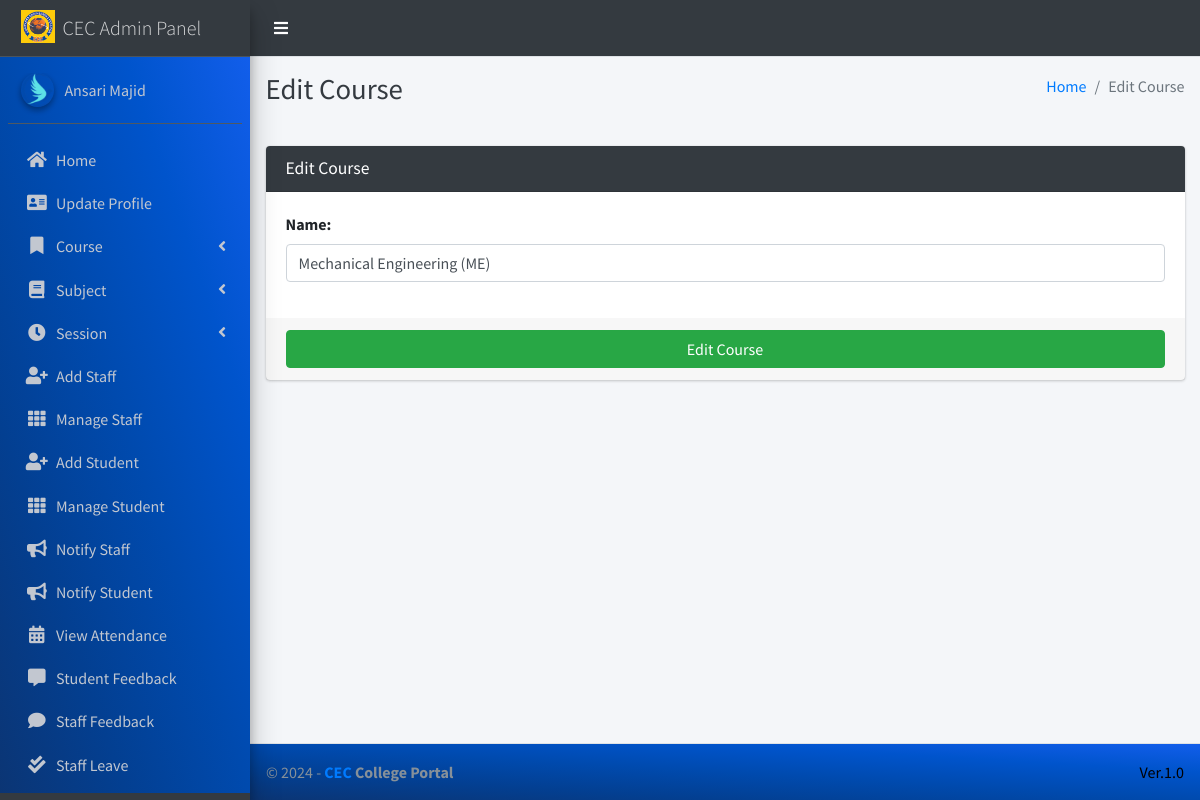
Screenshot of /course/edit/1 (signed in) with the database file from the repository.
### main_app/models.py (models this page shows, shortened)
class CustomUser(AbstractUser):
    USER_TYPE = ((1, "HOD"), (2, "Staff"), (3, "Student"))
    GENDER = [("M", "Male"), ("F", "Female")]
    username = None  # Removed username, using email instead
    email = models.EmailField(unique=True)
    user_type = models.CharField(default=1, choices=USER_TYPE, max_length=1)
    gender = models.CharField(max_length=1, choices=GENDER)
    profile_pic = models.ImageField()
    address = models.TextField()
    fcm_token = models.TextField(default="")  # For firebase notifications
    created_at = models.DateTimeField(auto_now_add=True)
    updated_at = models.DateTimeField(auto_now=True)
    USERNAME_FIELD = "email"
    REQUIRED_FIELDS = []
    objects = CustomUserManager()
    def __str__(self):
        return  self.first_name + " " + self.last_name

class Course(models.Model):
    name = models.CharField(max_length=120)
    created_at = models.DateTimeField(auto_now_add=True)
    updated_at = models.DateTimeField(auto_now=True)

### main_app/hod_views.py (the view, shortened to what this page needs)
def edit_course(request, course_id):
    instance = get_object_or_404(Course, id=course_id)
    form = CourseForm(request.POST or None, instance=instance)
    context = {
        'form': form,
        'course_id': course_id,
        'page_title': 'Edit Course'
    }
    return render(request, 'hod_template/edit_course_template.html', context)

### main_app/forms.py
class CourseForm(FormSettings):
    def __init__(self, *args, **kwargs):
        super(CourseForm, self).__init__(*args, **kwargs)
    class Meta:
        fields = ['name']
        model = Course

### main_app/templates/hod_template/edit_course_template.html
{% extends 'main_app/base.html' %}
{% load static %}
{% block page_title %}{{page_title}}{% endblock page_title %}
{% block content %}
<section class="content">
    <div class="container-fluid">
        <div class="row">
            <div class="col-md-12">
                <div class="card card-dark">
                    <div class="card-header">
                        <h3 class="card-title">{{page_title}}</h3>
                    </div>
                    {% include "main_app/form_template.html" with messages=messages  form=form button_text="Edit Course"%}
                </div>
            </div>
        </div>
    </div>
</section>
{% endblock content %}

### main_app/templates/main_app/sidebar_template.html (shortened to what this page needs)
{% load static %}
<aside class="main-sidebar sidebar-dark-info elevation-4">
    {% if request.user.user_type == '1' %}
    <a href="{% url 'admin_home' %}" class="brand-link">
        <img src="{% static 'dist/img/CECLogo.jpg' %} " alt="CEC LOGO"
            class="brand-image " >
        <span class="brand-text font-weight-light" >CEC Admin Panel</span>
    </a>
    <div class="sidebar" style="background-image: linear-gradient(to right top, #0b3574, #033f91, #004aae, #0054cc, #125eeb);">
        <div class="user-panel mt-3 pb-3 mb-3 d-flex">
            <div class="image">
                <img src="{{ request.user.profile_pic}}" class="img-circle elevation-2" alt="User Image">
            </div>
            <div class="info">
                <a href="#" class="d-block">{{user}}</a>
            </div>
        </div>
        <nav class="mt-2">
            <ul class="nav nav-pills nav-sidebar flex-column" data-widget="treeview" role="menu" data-accordion="false">
                <li class="nav-item">
                    {% url 'admin_home' as admin_home %}
                    <a href="{{admin_home}}" class="nav-link {% if admin_home == request.path %} active {% endif %}">
                        <i class="nav-icon fas fa-home"></i>
                        <p>
                            Home
                        </p>
                    </a>
                </li>
                <li class="nav-item">
                    {% url 'admin_view_profile' as admin_view_profile %}
                    <a href="{{admin_view_profile}}"
                        class="nav-link {% if admin_view_profile == request.path %} active {% endif %}">
                        <i class="nav-icon fas fa-address-card"></i>
                        <p>
                            Update Profile
                        </p>
                    </a>
                </li>
                <li class="nav-item has-treeview">
                    <a href="#" class="nav-link" >
                        <i class="nav-icon fas fa-bookmark"></i>
                        <p>
                            Course
                            <i class="fas fa-angle-left right"></i>
                        </p>
                    </a>
                </li>
                <li class="nav-item has-treeview">
                    <a href="#" class="nav-link">
                        <i class="nav-icon fas fa-book"></i>
                        <p>
                            Subject
                            <i class="fas fa-angle-left right"></i>
                        </p>
                    </a>
                </li>
                <li class="nav-item has-treeview">
                    <a href="#" class="nav-link">
                        <i  class="nav-icon fas fa-clock"></i>
                        <p>
                            Session
                            <i class="fas fa-angle-left right"></i>
                        </p>
                    </a>
                </li>
                <li class="nav-item">
                    {% url 'add_staff' as add_staff %}
                    <a href="{{add_staff}}" class="nav-link {% if add_staff == request.path %} active {% endif %}">
                        <i class="nav-icon fas fa-user-plus"></i>
                        <p>
                            Add Staff
                        </p>
                    </a>
                </li>
                <li class="nav-item">
                    {% url 'manage_staff' as manage_staff %}
                    {% url 'edit_staff' staff_id as edit_staff %}
                    <a href="{{manage_staff}}"
                        class="nav-link {% if manage_staff == request.path or request.path == edit_staff %} active {% endif %}">
                        <i class="nav-icon fas fa-th"></i>
                        <p>
                            Manage Staff
                        </p>
                    </a>
                </li>
                <li class="nav-item">
                    {% url 'add_student' as add_student%}
                    <a href="{{add_student}}" class="nav-link  {% if add_student == request.path %} active {% endif %}">
                        <i class="nav-icon fas fa-user-plus"></i>
                        <p>
                            Add Student
                        </p>
                    </a>
                </li>
                <li class="nav-item">
                    {% url 'manage_student' as manage_student %}
                    {% url 'edit_student' student_id as edit_student %}
                    <a href="{{manage_student}}"
                        class="nav-link  {% if edit_student == request.path or manage_student == request.path %} active {% endif %}">
                        <i class="nav-icon fas fa-th"></i>
                        <p>
                            Manage Student
                        </p>
                    </a>
                </li>
                <li class="nav-item">
                    {% url 'admin_notify_staff' as admin_notify_staff %}
                    <a href="{{admin_notify_staff}}"
                        class="nav-link {% if admin_notify_staff == request.path %} active {% endif %}">
                        <i class="nav-icon fas fa-bullhorn"></i>
                        <p>
                            Notify Staff
                        </p>
                    </a>
                </li>
                <li class="nav-item">
                    {% url 'admin_notify_student' as admin_notify_student %}
                    <a href="{{admin_notify_student}}"
                        class="nav-link {% if admin_notify_student == request.path %} active {% endif %}">
                        <i class="nav-icon fas fa-bullhorn"></i>
                        <p>
                            Notify Student
                        </p>
                    </a>
                </li>
                <li class="nav-item">
                    {% url 'admin_view_attendance' as admin_view_attendance %}
                <li class="nav-item">
                    <a href="{{admin_view_attendance}}"
                        class="nav-link  {% if admin_view_attendance == request.path %} active {% endif %}">
                        <i class="nav-icon fas fa-calendar-alt"></i>
                        <p>
                            View Attendance
                        </p>
                    </a>
                </li>
                <li class="nav-item">
                    {% url 'student_feedback_message' as student_feedback_message %}
                    <a href="{{ student_feedback_message }}"
                        class="nav-link  {% if student_feedback_message == request.path %} active {% endif %}">
                        <i class="nav-icon fas fa-comment-alt"></i>
                        <p>
                            Student Feedback
                        </p>
                    </a>
                </li>
                <li class="nav-item">
                    {% url 'staff_feedback_message' as staff_feedback_message %}
                    <a href="{{staff_feedback_message}}"
                        class="nav-link   {% if staff_feedback_message == request.path %} active {% endif %}">
                        <i  class="nav-icon fas fa-comment"></i>
                        <p>
                            Staff Feedback
                        </p>
                    </a>
                </li>
                <li class="nav-item">
                    {% url 'view_staff_leave' as view_staff_leave %}
                    <a href="{{view_staff_leave}}"
                        class="nav-link  {% if view_staff_leave == request.path %} active {% endif %}">
                        <i  class="nav-icon fas fa-check-double"></i>
                        <p>
                            Staff Leave
                        </p>
                    </a>
                </li>
                <li class="nav-item">
                    {% url 'view_student_leave' as view_student_leave %}
                    <a href="{% url 'view_student_leave' %}"
                        class="nav-link  {% if view_student_leave == request.path %} active {% endif %}">
                    </a>
                </li>
                                        {% endif %}
                                    </ul>
                                </nav>
                            </div>
</aside>

### main_app/templates/main_app/form_template.html (shortened to what this page needs)
<form role="form" method="POST" enctype="multipart/form-data">
    <div class="card-body">
        {% for field in form  %}
        <div class="form-group">
            {{field.label_tag}}
            {{field}}
        </div>
        {% endfor %}
    </div>
    <div class="card-footer">
        <button type="submit" class="btn btn-success btn-block">
            {% if button_text %}
            {{button_text}}
            {% else %}
            Submit
            {% endif %}
        </button>
    </div>
</form>

### rows the page displays
CustomUser: user.profile_pic (picture), first_name+last_name "Ansari Majid"
Course: form "Mechanical Engineering (ME)"

### other values shown
{{ page_title }} "Edit Course"
{{ field.label_tag }} "Name:"
{{ button_text }} "Edit Course"
